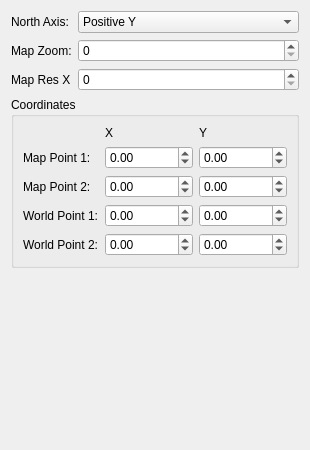
      <widget class="QWidget" name="tab_6">
       <attribute name="title">
        <string>Map</string>
       </attribute>
       <layout class="QVBoxLayout" name="verticalLayout_9">
        <item>
         <layout class="QFormLayout" name="formLayout_11">
          <item row="0" column="0">
           <widget class="QLabel" name="label_34">
            <property name="text">
             <string>North Axis:</string>
            </property>
           </widget>
          </item>
          <item row="0" column="1">
           <widget class="QComboBox" name="mapAxisSelect">
            <item>
             <property name="text">
              <string>Positive Y</string>
             </property>
            </item>
            <item>
             <property name="text">
              <string>Negative Y</string>
             </property>
            </item>
            <item>
             <property name="text">
              <string>Positive X</string>
             </property>
            </item>
            <item>
             <property name="text">
              <string>Negative X</string>
             </property>
            </item>
           </widget>
          </item>
          <item row="1" column="0">
           <widget class="QLabel" name="label_35">
            <property name="text">
             <string>Map Zoom:</string>
            </property>
           </widget>
          </item>
          <item row="1" column="1">
           <widget class="QSpinBox" name="mapZoomSpin">
            <property name="maximum">
             <number>1000000</number>
            </property>
           </widget>
          </item>
          <item row="2" column="0">
           <widget class="QLabel" name="label_40">
            <property name="text">
             <string>Map Res X</string>
            </property>
           </widget>
          </item>
          <item row="2" column="1">
           <widget class="QSpinBox" name="mapResXSpin">
            <property name="maximum">
             <number>1000000</number>
            </property>
           </widget>
          </item>
         </layout>
        </item>
        <item>
         <widget class="QGroupBox" name="groupBox_10">
          <property name="title">
           <string>Coordinates</string>
          </property>
          <layout class="QGridLayout" name="gridLayout_7">
           <item row="0" column="0">
            <layout class="QFormLayout" name="formLayout_10">
             <item row="1" column="0">
              <widget class="QLabel" name="label_27">
               <property name="text">
                <string>Map Point 1:</string>
               </property>
              </widget>
             </item>
             <item row="1" column="1">
              <layout class="QHBoxLayout" name="horizontalLayout_19">
               <item>
                <widget class="QDoubleSpinBox" name="mapImageX1Spin">
                 <property name="minimum">
                  <double>-100000.000000000000000</double>
                 </property>
                 <property name="maximum">
                  <double>100000.000000000000000</double>
                 </property>
                </widget>
               </item>
               <item>
                <widget class="QDoubleSpinBox" name="mapImageY1Spin">
                 <property name="minimum">
                  <double>-100000.000000000000000</double>
                 </property>
                 <property name="maximum">
                  <double>100000.000000000000000</double>
                 </property>
                 <property name="singleStep">
                  <double>1.000000000000000</double>
                 </property>
                </widget>
               </item>
              </layout>
             </item>
             <item row="2" column="0">
              <widget class="QLabel" name="label_28">
               <property name="text">
                <string>Map Point 2:</string>
               </property>
              </widget>
             </item>
             <item row="3" column="0">
              <widget class="QLabel" name="label_29">
               <property name="text">
                <string>World Point 1:</string>
               </property>
              </widget>
             </item>
             <item row="4" column="0">
              <widget class="QLabel" name="label_30">
               <property name="text">
                <string>World Point 2:</string>
               </property>
              </widget>
             </item>
             <item row="3" column="1">
              <layout class="QHBoxLayout" name="horizontalLayout_20">
               <item>
                <widget class="QDoubleSpinBox" name="mapWorldX1Spin">
                 <property name="minimum">
                  <double>-100000.000000000000000</double>
                 </property>
                 <property name="maximum">
                  <double>100000.000000000000000</double>
                 </property>
                </widget>
               </item>
               <item>
                <widget class="QDoubleSpinBox" name="mapWorldY1Spin">
                 <property name="minimum">
                  <double>-100000.000000000000000</double>
                 </property>
                 <property name="maximum">
                  <double>100000.000000000000000</double>
                 </property>
                </widget>
               </item>
              </layout>
             </item>
             <item row="2" column="1">
              <layout class="QHBoxLayout" name="horizontalLayout_21">
               <item>
                <widget class="QDoubleSpinBox" name="mapImageX2Spin">
                 <property name="minimum">
                  <double>-100000.000000000000000</double>
                 </property>
                 <property name="maximum">
                  <double>100000.000000000000000</double>
                 </property>
                </widget>
               </item>
               <item>
                <widget class="QDoubleSpinBox" name="mapImageY2Spin">
                 <property name="minimum">
                  <double>-100000.000000000000000</double>
                 </property>
                 <property name="maximum">
                  <double>100000.000000000000000</double>
                 </property>
                </widget>
               </item>
              </layout>
             </item>
             <item row="4" column="1">
              <layout class="QHBoxLayout" name="horizontalLayout_22">
               <item>
                <widget class="QDoubleSpinBox" name="mapWorldX2Spin">
                 <property name="minimum">
                  <double>-100000.000000000000000</double>
                 </property>
                 <property name="maximum">
                  <double>100000.000000000000000</double>
                 </property>
                </widget>
               </item>
               <item>
                <widget class="QDoubleSpinBox" name="mapWorldY2Spin">
                 <property name="minimum">
                  <double>-1000000.000000000000000</double>
                 </property>
                 <property name="maximum">
                  <double>100000.000000000000000</double>
                 </property>
                </widget>
               </item>
              </layout>
             </item>
             <item row="0" column="0">
              <widget class="QLabel" name="label_31">
               <property name="text">
                <string/>
               </property>
              </widget>
             </item>
             <item row="0" column="1">
              <layout class="QHBoxLayout" name="horizontalLayout_23" stretch="1,1">
               <item>
                <widget class="QLabel" name="label_32">
                 <property name="text">
                  <string>X</string>
                 </property>
                </widget>
               </item>
               <item>
                <widget class="QLabel" name="label_33">
                 <property name="text">
                  <string>Y</string>
                 </property>
                </widget>
               </item>
              </layout>
             </item>
            </layout>
           </item>
          </layout>
         </widget>
        </item>
        <item>
         <spacer name="verticalSpacer_4">
          <property name="orientation">
           <enum>Qt::Vertical</enum>
          </property>
          <property name="sizeHint" stdset="0">
           <size>
            <width>20</width>
            <height>171</height>
           </size>
          </property>
         </spacer>
        </item>
       </layout>
      </widget>
